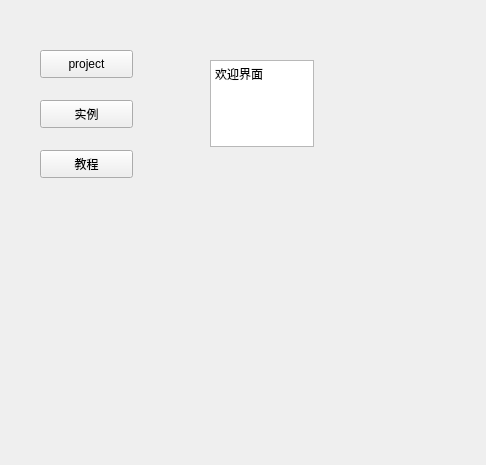
<?xml version="1.0" encoding="UTF-8"?>
<ui version="4.0">
 <class>FormWelcom</class>
 <widget class="QWidget" name="FormWelcom">
  <property name="geometry">
   <rect>
    <x>0</x>
    <y>0</y>
    <width>486</width>
    <height>465</height>
   </rect>
  </property>
  <property name="windowTitle">
   <string>Form</string>
  </property>
  <widget class="QPushButton" name="pushButton_4">
   <property name="geometry">
    <rect>
     <x>40</x>
     <y>50</y>
     <width>93</width>
     <height>28</height>
    </rect>
   </property>
   <property name="text">
    <string>project</string>
   </property>
  </widget>
  <widget class="QPushButton" name="pushButton_5">
   <property name="geometry">
    <rect>
     <x>40</x>
     <y>150</y>
     <width>93</width>
     <height>28</height>
    </rect>
   </property>
   <property name="text">
    <string>教程</string>
   </property>
  </widget>
  <widget class="QTextEdit" name="textEdit_2">
   <property name="geometry">
    <rect>
     <x>210</x>
     <y>60</y>
     <width>104</width>
     <height>87</height>
    </rect>
   </property>
   <property name="html">
    <string>&lt;!DOCTYPE HTML PUBLIC &quot;-//W3C//DTD HTML 4.0//EN&quot; &quot;http://www.w3.org/TR/REC-html40/strict.dtd&quot;&gt;
&lt;html&gt;&lt;head&gt;&lt;meta name=&quot;qrichtext&quot; content=&quot;1&quot; /&gt;&lt;style type=&quot;text/css&quot;&gt;
p, li { white-space: pre-wrap; }
&lt;/style&gt;&lt;/head&gt;&lt;body style=&quot; font-family:'SimSun'; font-size:9pt; font-weight:400; font-style:normal;&quot;&gt;
&lt;p style=&quot; margin-top:0px; margin-bottom:0px; margin-left:0px; margin-right:0px; -qt-block-indent:0; text-indent:0px;&quot;&gt;欢迎界面&lt;/p&gt;&lt;/body&gt;&lt;/html&gt;</string>
   </property>
  </widget>
  <widget class="QPushButton" name="pushButton_6">
   <property name="geometry">
    <rect>
     <x>40</x>
     <y>100</y>
     <width>93</width>
     <height>28</height>
    </rect>
   </property>
   <property name="text">
    <string>实例</string>
   </property>
  </widget>
 </widget>
 <resources/>
 <connections/>
</ui>
